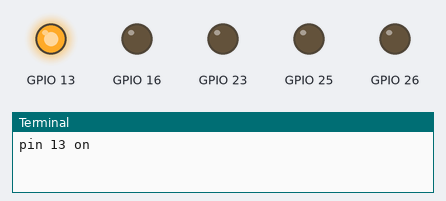
Simulated run of this program. Board: Raspberry Pi (BCM pin numbers). Shown: output pins drawn as LEDs (lit = HIGH), the last lines printed to the terminal. At 0.5 s the program stops and its outputs stay as they are.

Above: at 0.05 s.
At 0.6 s:
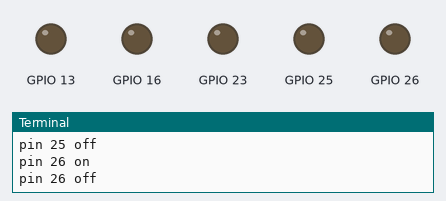
Timing chart, 0 to 2.0 s (numbered marks = the images above):
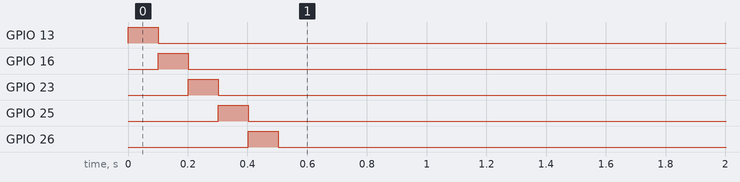

Measured:
- by itself, GPIO 13: LOW → HIGH at 0.00 s, → LOW 0.10 s later
- by itself, GPIO 16: LOW → HIGH at 0.10 s, → LOW 0.10 s later
- by itself, GPIO 23: LOW → HIGH at 0.20 s, → LOW 0.10 s later
- by itself, GPIO 25: LOW → HIGH at 0.30 s, → LOW 0.10 s later
- by itself, GPIO 26: LOW → HIGH at 0.40 s, → LOW 0.10 s later

The program:

led.py
```python
#!/usr/bin/env python
# -*- coding: utf-8 -*-

import RPi.GPIO as GPIO
import time

GPIO.setmode(GPIO.BCM)
GPIO.setwarnings(False)

def dance(pin, speed):
    GPIO.setup(pin,GPIO.OUT)
    print ("pin", pin, "on")

    GPIO.output(pin,GPIO.HIGH)
    time.sleep(1/speed)

    print ("pin", pin, "off")
    GPIO.output(pin,GPIO.LOW)

def main():
    """ main """

    for y in range(1,2):
        for x in [13,16,23,25,26]:
            dance(x,10)

if __name__ == "__main__":
    main()
```
